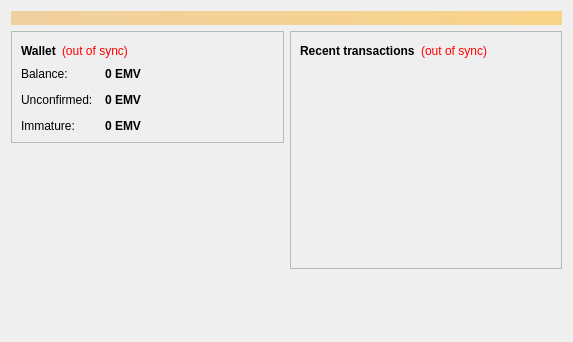
<?xml version="1.0" encoding="UTF-8"?>
<ui version="4.0">
 <class>OverviewPage</class>
 <widget class="QWidget" name="OverviewPage">
  <property name="geometry">
   <rect>
    <x>0</x>
    <y>0</y>
    <width>573</width>
    <height>342</height>
   </rect>
  </property>
  <property name="windowTitle">
   <string>Form</string>
  </property>
  <layout class="QVBoxLayout" name="topLayout">
   <item>
    <widget class="QLabel" name="labelAlerts">
     <property name="visible">
      <bool>false</bool>
     </property>
     <property name="styleSheet">
      <string notr="true">background-color: qlineargradient(x1: 0, y1: 0, x2: 1, y2: 0, stop:0 #F0D0A0, stop:1 #F8D488); color:#000000;</string>
     </property>
     <property name="wordWrap">
      <bool>true</bool>
     </property>
     <property name="margin">
      <number>3</number>
     </property>
    </widget>
   </item>
   <item>
    <layout class="QHBoxLayout" name="horizontalLayout" stretch="1,1">
     <item>
      <layout class="QVBoxLayout" name="verticalLayout_2">
       <item>
        <widget class="QFrame" name="frame">
         <property name="frameShape">
          <enum>QFrame::StyledPanel</enum>
         </property>
         <property name="frameShadow">
          <enum>QFrame::Raised</enum>
         </property>
         <layout class="QVBoxLayout" name="verticalLayout_4">
          <item>
           <layout class="QHBoxLayout" name="horizontalLayout_4">
            <item>
             <widget class="QLabel" name="label_5">
              <property name="font">
               <font>
                <weight>75</weight>
                <bold>true</bold>
               </font>
              </property>
              <property name="text">
               <string>Wallet</string>
              </property>
             </widget>
            </item>
            <item>
             <widget class="QLabel" name="labelWalletStatus">
              <property name="toolTip">
               <string>The displayed information may be out of date. Your wallet automatically synchronizes with the Emvie network after a connection is established, but this process has not completed yet.</string>
              </property>
              <property name="styleSheet">
               <string notr="true">QLabel { color: red; }</string>
              </property>
              <property name="text">
               <string notr="true">(out of sync)</string>
              </property>
              <property name="alignment">
               <set>Qt::AlignLeading|Qt::AlignLeft|Qt::AlignVCenter</set>
              </property>
             </widget>
            </item>
            <item>
             <spacer name="horizontalSpacer_2">
              <property name="orientation">
               <enum>Qt::Horizontal</enum>
              </property>
              <property name="sizeHint" stdset="0">
               <size>
                <width>40</width>
                <height>20</height>
               </size>
              </property>
             </spacer>
            </item>
           </layout>
          </item>
          <item>
           <layout class="QFormLayout" name="formLayout_2">
            <property name="fieldGrowthPolicy">
             <enum>QFormLayout::AllNonFixedFieldsGrow</enum>
            </property>
            <property name="horizontalSpacing">
             <number>12</number>
            </property>
            <property name="verticalSpacing">
             <number>12</number>
            </property>
            <item row="0" column="0">
             <widget class="QLabel" name="label">
              <property name="text">
               <string>Balance:</string>
              </property>
             </widget>
            </item>
            <item row="0" column="1">
             <widget class="QLabel" name="labelBalance">
              <property name="font">
               <font>
                <weight>75</weight>
                <bold>true</bold>
               </font>
              </property>
              <property name="cursor">
               <cursorShape>IBeamCursor</cursorShape>
              </property>
              <property name="toolTip">
               <string>Your current balance</string>
              </property>
              <property name="text">
               <string notr="true">0 EMV</string>
              </property>
              <property name="textInteractionFlags">
               <set>Qt::LinksAccessibleByMouse|Qt::TextSelectableByKeyboard|Qt::TextSelectableByMouse</set>
              </property>
             </widget>
            </item>
            <item row="1" column="0">
             <widget class="QLabel" name="label_3">
              <property name="text">
               <string>Unconfirmed:</string>
              </property>
             </widget>
            </item>
            <item row="1" column="1">
             <widget class="QLabel" name="labelUnconfirmed">
              <property name="font">
               <font>
                <weight>75</weight>
                <bold>true</bold>
               </font>
              </property>
              <property name="cursor">
               <cursorShape>IBeamCursor</cursorShape>
              </property>
              <property name="toolTip">
               <string>Total of transactions that have yet to be confirmed, and do not yet count toward the current balance</string>
              </property>
              <property name="text">
               <string notr="true">0 EMV</string>
              </property>
              <property name="textInteractionFlags">
               <set>Qt::LinksAccessibleByMouse|Qt::TextSelectableByKeyboard|Qt::TextSelectableByMouse</set>
              </property>
             </widget>
            </item>
            <item row="2" column="0">
             <widget class="QLabel" name="labelImmatureText">
              <property name="text">
               <string>Immature:</string>
              </property>
             </widget>
            </item>
            <item row="2" column="1">
             <widget class="QLabel" name="labelImmature">
              <property name="font">
               <font>
                <weight>75</weight>
                <bold>true</bold>
               </font>
              </property>
              <property name="toolTip">
               <string>Mined balance that has not yet matured</string>
              </property>
              <property name="text">
               <string notr="true">0 EMV</string>
              </property>
              <property name="textInteractionFlags">
               <set>Qt::LinksAccessibleByMouse|Qt::TextSelectableByKeyboard|Qt::TextSelectableByMouse</set>
              </property>
             </widget>
            </item>
           </layout>
          </item>
         </layout>
        </widget>
       </item>
       <item>
        <spacer name="verticalSpacer">
         <property name="orientation">
          <enum>Qt::Vertical</enum>
         </property>
         <property name="sizeHint" stdset="0">
          <size>
           <width>20</width>
           <height>40</height>
          </size>
         </property>
        </spacer>
       </item>
      </layout>
     </item>
     <item>
      <layout class="QVBoxLayout" name="verticalLayout_3">
       <item>
        <widget class="QFrame" name="frame_2">
         <property name="frameShape">
          <enum>QFrame::StyledPanel</enum>
         </property>
         <property name="frameShadow">
          <enum>QFrame::Raised</enum>
         </property>
         <layout class="QVBoxLayout" name="verticalLayout">
          <item>
           <layout class="QHBoxLayout" name="horizontalLayout_2">
            <item>
             <widget class="QLabel" name="label_4">
              <property name="text">
               <string>&lt;b&gt;Recent transactions&lt;/b&gt;</string>
              </property>
             </widget>
            </item>
            <item>
             <widget class="QLabel" name="labelTransactionsStatus">
              <property name="toolTip">
               <string>The displayed information may be out of date. Your wallet automatically synchronizes with the Emvie network after a connection is established, but this process has not completed yet.</string>
              </property>
              <property name="styleSheet">
               <string notr="true">QLabel { color: red; }</string>
              </property>
              <property name="text">
               <string notr="true">(out of sync)</string>
              </property>
              <property name="alignment">
               <set>Qt::AlignRight|Qt::AlignTrailing|Qt::AlignVCenter</set>
              </property>
             </widget>
            </item>
            <item>
             <spacer name="horizontalSpacer">
              <property name="orientation">
               <enum>Qt::Horizontal</enum>
              </property>
              <property name="sizeHint" stdset="0">
               <size>
                <width>40</width>
                <height>20</height>
               </size>
              </property>
             </spacer>
            </item>
           </layout>
          </item>
          <item>
           <widget class="QListView" name="listTransactions">
            <property name="styleSheet">
             <string notr="true">QListView { background: transparent; }</string>
            </property>
            <property name="frameShape">
             <enum>QFrame::NoFrame</enum>
            </property>
            <property name="verticalScrollBarPolicy">
             <enum>Qt::ScrollBarAlwaysOff</enum>
            </property>
            <property name="horizontalScrollBarPolicy">
             <enum>Qt::ScrollBarAlwaysOff</enum>
            </property>
            <property name="selectionMode">
             <enum>QAbstractItemView::NoSelection</enum>
            </property>
           </widget>
          </item>
         </layout>
        </widget>
       </item>
       <item>
        <spacer name="verticalSpacer_2">
         <property name="orientation">
          <enum>Qt::Vertical</enum>
         </property>
         <property name="sizeHint" stdset="0">
          <size>
           <width>20</width>
           <height>40</height>
          </size>
         </property>
        </spacer>
       </item>
      </layout>
     </item>
    </layout>
   </item>
  </layout>
 </widget>
 <resources/>
 <connections/>
</ui>
